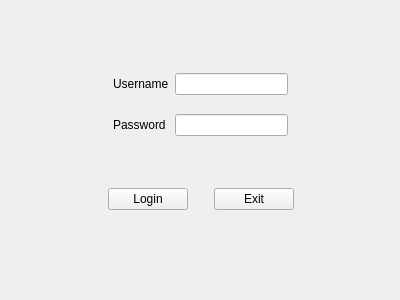
<?xml version="1.0" encoding="UTF-8"?>
<ui version="4.0">
 <class>MainWindow</class>
 <widget class="QMainWindow" name="MainWindow">
  <property name="geometry">
   <rect>
    <x>0</x>
    <y>0</y>
    <width>400</width>
    <height>300</height>
   </rect>
  </property>
  <property name="minimumSize">
   <size>
    <width>400</width>
    <height>300</height>
   </size>
  </property>
  <property name="maximumSize">
   <size>
    <width>400</width>
    <height>300</height>
   </size>
  </property>
  <property name="windowTitle">
   <string>Login</string>
  </property>
  <widget class="QWidget" name="centralwidget">
   <widget class="QWidget" name="widget_3" native="true">
    <property name="geometry">
     <rect>
      <x>0</x>
      <y>179</y>
      <width>401</width>
      <height>41</height>
     </rect>
    </property>
    <property name="sizePolicy">
     <sizepolicy hsizetype="Preferred" vsizetype="Fixed">
      <horstretch>0</horstretch>
      <verstretch>0</verstretch>
     </sizepolicy>
    </property>
    <layout class="QHBoxLayout" name="horizontalLayout_3">
     <property name="leftMargin">
      <number>0</number>
     </property>
     <property name="topMargin">
      <number>0</number>
     </property>
     <property name="rightMargin">
      <number>0</number>
     </property>
     <property name="bottomMargin">
      <number>0</number>
     </property>
     <item>
      <spacer name="horizontalSpacer">
       <property name="orientation">
        <enum>Qt::Horizontal</enum>
       </property>
       <property name="sizeHint" stdset="0">
        <size>
         <width>40</width>
         <height>20</height>
        </size>
       </property>
      </spacer>
     </item>
     <item>
      <widget class="QPushButton" name="pushButton">
       <property name="text">
        <string>Login</string>
       </property>
      </widget>
     </item>
     <item>
      <spacer name="horizontalSpacer_3">
       <property name="orientation">
        <enum>Qt::Horizontal</enum>
       </property>
       <property name="sizeType">
        <enum>QSizePolicy::Fixed</enum>
       </property>
       <property name="sizeHint" stdset="0">
        <size>
         <width>20</width>
         <height>20</height>
        </size>
       </property>
      </spacer>
     </item>
     <item>
      <widget class="QPushButton" name="pushButton_2">
       <property name="text">
        <string>Exit</string>
       </property>
      </widget>
     </item>
     <item>
      <spacer name="horizontalSpacer_2">
       <property name="orientation">
        <enum>Qt::Horizontal</enum>
       </property>
       <property name="sizeHint" stdset="0">
        <size>
         <width>40</width>
         <height>20</height>
        </size>
       </property>
      </spacer>
     </item>
    </layout>
   </widget>
   <widget class="QWidget" name="widget" native="true">
    <property name="geometry">
     <rect>
      <x>0</x>
      <y>70</y>
      <width>401</width>
      <height>71</height>
     </rect>
    </property>
    <property name="sizePolicy">
     <sizepolicy hsizetype="Preferred" vsizetype="Fixed">
      <horstretch>0</horstretch>
      <verstretch>0</verstretch>
     </sizepolicy>
    </property>
    <layout class="QGridLayout" name="gridLayout">
     <property name="leftMargin">
      <number>0</number>
     </property>
     <property name="topMargin">
      <number>0</number>
     </property>
     <property name="rightMargin">
      <number>0</number>
     </property>
     <property name="bottomMargin">
      <number>0</number>
     </property>
     <item row="3" column="1">
      <widget class="QLabel" name="label_2">
       <property name="text">
        <string>Password</string>
       </property>
      </widget>
     </item>
     <item row="0" column="1">
      <widget class="QLabel" name="label">
       <property name="text">
        <string>Username</string>
       </property>
      </widget>
     </item>
     <item row="1" column="1">
      <spacer name="verticalSpacer">
       <property name="orientation">
        <enum>Qt::Vertical</enum>
       </property>
       <property name="sizeType">
        <enum>QSizePolicy::Fixed</enum>
       </property>
       <property name="sizeHint" stdset="0">
        <size>
         <width>20</width>
         <height>10</height>
        </size>
       </property>
      </spacer>
     </item>
     <item row="0" column="0">
      <spacer name="horizontalSpacer_4">
       <property name="orientation">
        <enum>Qt::Horizontal</enum>
       </property>
       <property name="sizeHint" stdset="0">
        <size>
         <width>40</width>
         <height>20</height>
        </size>
       </property>
      </spacer>
     </item>
     <item row="0" column="3">
      <spacer name="horizontalSpacer_5">
       <property name="orientation">
        <enum>Qt::Horizontal</enum>
       </property>
       <property name="sizeHint" stdset="0">
        <size>
         <width>40</width>
         <height>20</height>
        </size>
       </property>
      </spacer>
     </item>
     <item row="0" column="2">
      <widget class="QLineEdit" name="lineEdit"/>
     </item>
     <item row="3" column="2">
      <widget class="QLineEdit" name="lineEdit_2">
       <property name="echoMode">
        <enum>QLineEdit::Password</enum>
       </property>
      </widget>
     </item>
    </layout>
   </widget>
  </widget>
 </widget>
 <resources/>
 <connections/>
</ui>
